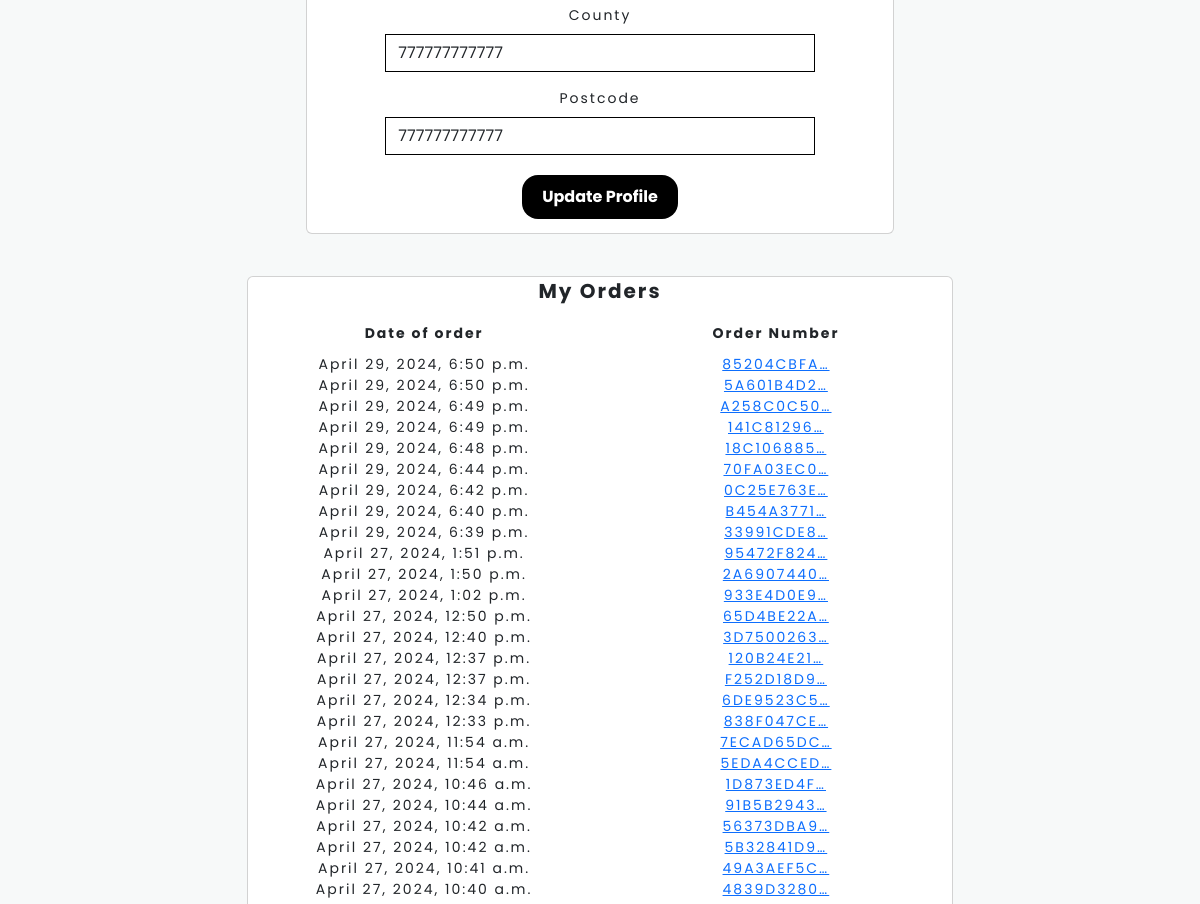
The app's page /accounts/render_profile (signed in, middle part), older data.
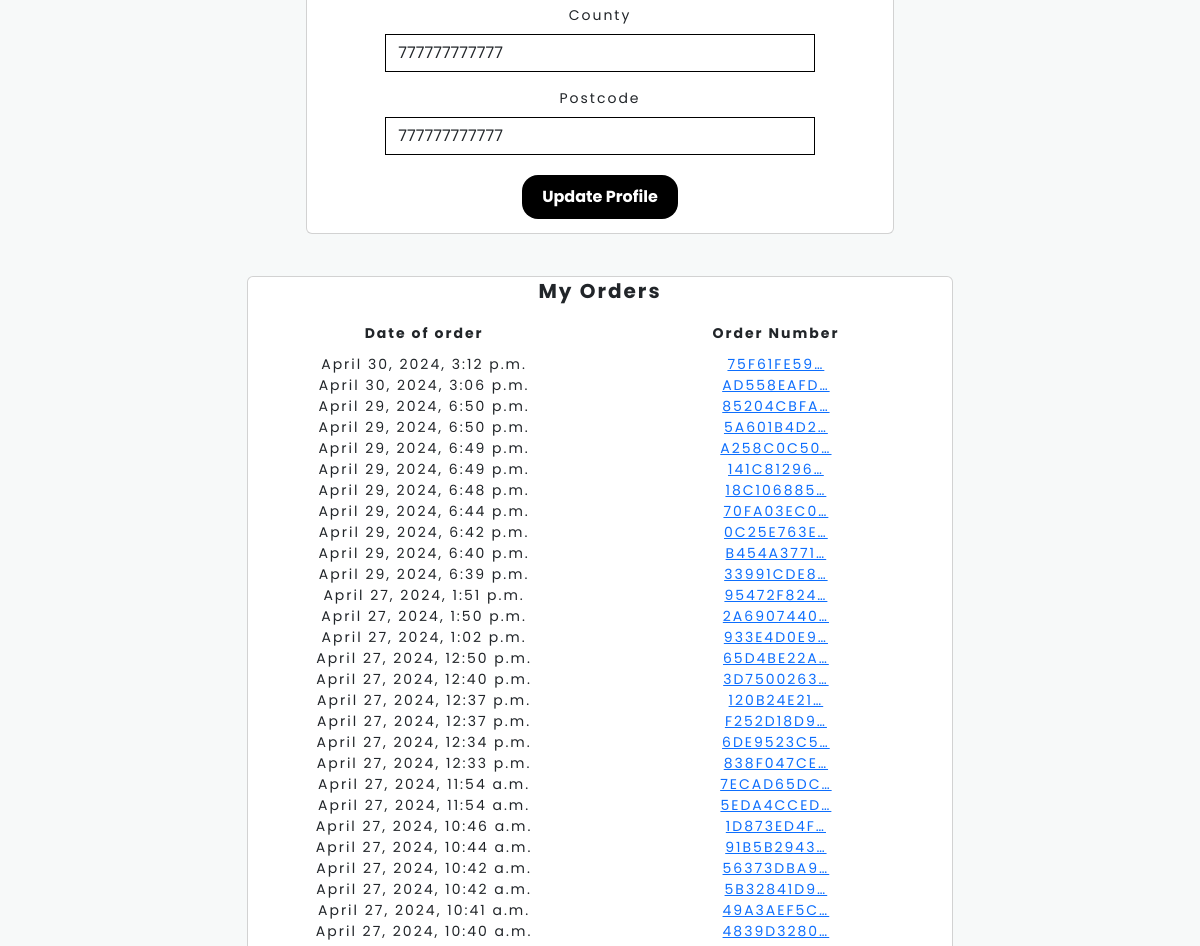
The same page, newer data.
### checkout/models.py (models this page shows, shortened)
class Orders(models.Model):
    order_number = models.CharField(max_length=50, null=False, editable=False)
    user_profile = models.ForeignKey(UserProfile, on_delete=models.SET_NULL,
                                     null=True, blank=True,
                                     related_name='orders')
    full_name = models.CharField(max_length=50, null=False, blank=False)
    email = models.EmailField(max_length=254, null=False, blank=False)
    phone_number = models.CharField(max_length=20, null=False, blank=False)
    postcode = models.CharField(max_length=20, null=True, blank=True)
    town_or_city = models.CharField(max_length=60, null=False, blank=False)
    street_address1 = models.CharField(max_length=80, null=False, blank=False)
    street_address2 = models.CharField(max_length=80, null=True, blank=True)
    county = models.CharField(max_length=80, null=True, blank=True)
    date = models.DateTimeField(auto_now_add=True)
    order_total = models.DecimalField(max_digits=10, decimal_places=2,
                                      null=False, default=0)
    stripe_id = models.CharField(max_length=254, null=False, blank=False,
                                 default='')

### accounts/views.py (the view)
# urls.py: path('render_profile', views.render_profile, name='render_profile'),
@login_required
def render_profile(request):
    profile = get_object_or_404(UserProfile, user=request.user)
    form = UserProfileForm(instance=profile)
    orders = profile.orders.all().order_by('-date')
    template = 'account/profile.html'
    context = {
        'form': form,
        'orders': orders,
        'on_profile_page': True
    }
    return render(request, template, context)

### accounts/templates/account/profile.html (shortened to what this page needs)
{% extends "base.html" %}
{% load static %}
{% block extra_css %}
<link rel="stylesheet" href="{% static 'accounts/css/accounts.css' %}">
{% endblock %}
{% block content %}
<div class="container-fluid" id="parent-container">
    <div class="row">
        <div class="col">
            <div class="container card " id="profile-container">
                <div class="row">
                    <div class="col">
                        <form class="mt-3" action="{% url 'update_profile' %}" method="POST" id="profile-update-form">
                            {{ form|crispy }}
                            <button type="submit" class="btn orderBtn">Update Profile</button>
                        </form>
                    </div>
                </div>
            </div>
            <br><br>
            <div class="container-fluid card " id="previous-orders-preview-container">
                <div class="row previous-orders-row">
                    <div class="col lign-center-horizontal">
                        <h2 class="bold">My Orders</h2>
                    </div>
                </div>
                <div class="row ">
                    <div class="col col-xsm-12 col-sm-12 col-md-4 col-lg-4 col-xl-6 align-center-horizontal md-padding">
                        <strong>Date of order</strong>
                    </div>
                    <div
                        class="col col-xsm-12 col-sm-12 col-md-8 col-lg-8 col-xl-6 align-center-horizontal md-padding ">
                        <strong>Order Number</strong>
                    </div>
                </div>
                {% if orders %}
                {% for order in orders %}
                <div class="row">
                    <div class="col col-xsm-12 col-sm-12 col-md-4 col-lg-4 col-xl-6">{{order.date}}
                    </div>
                    <div class="col col-xsm-12 col-sm-12 col-md-8 col-lg-8 col-xl-6 ">
                        <a href="{% url 'order_history' order.order_number %}" title="{{ order.order_number }}">
                            {{ order.order_number|truncatechars:10}}
                        </a>
                    </div>
                </div>
                {% endfor %}
                {% else %}
                <div class="row">
                    <div class="col col-xsm-12 col-sm-12 col-md-4 col-lg-4 col-xl-12">
                        You have no previous orders
                    </div>
                </div>
                {% endif %}
            </div>
        </div>
    </div>
</div>
{% endblock %}

Row changes from the older to the newer data that the page shows:
added Orders: date "April 30, 2024, 3:12 p.m.", order_number "75F61FE59…"
added Orders: date "April 30, 2024, 3:06 p.m.", order_number "AD558EAFD…"
